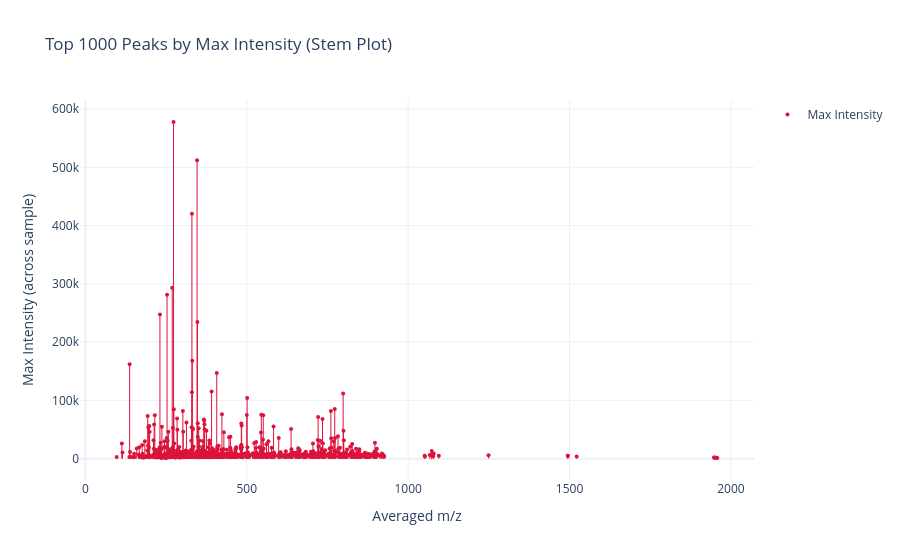

Notebook cell for this chart:
### Code cell
plot_top_peaks_stem(adata)
